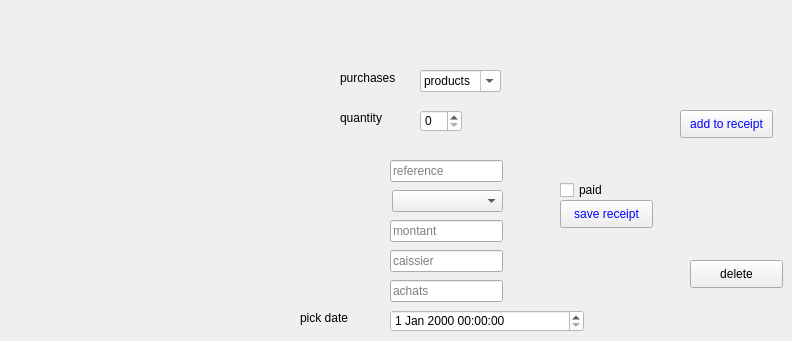
                <widget class="QWidget" name="tab_15">
                 <attribute name="title">
                  <string>new</string>
                 </attribute>
                 <widget class="QLabel" name="label_68">
                  <property name="geometry">
                   <rect>
                    <x>300</x>
                    <y>310</y>
                    <width>81</width>
                    <height>16</height>
                   </rect>
                  </property>
                  <property name="text">
                   <string>pick date</string>
                  </property>
                 </widget>
                 <widget class="QLabel" name="label_69">
                  <property name="geometry">
                   <rect>
                    <x>340</x>
                    <y>70</y>
                    <width>61</width>
                    <height>16</height>
                   </rect>
                  </property>
                  <property name="text">
                   <string>purchases</string>
                  </property>
                 </widget>
                 <widget class="QComboBox" name="achat_list">
                  <property name="geometry">
                   <rect>
                    <x>420</x>
                    <y>70</y>
                    <width>81</width>
                    <height>22</height>
                   </rect>
                  </property>
                  <property name="styleSheet">
                   <string notr="true">background-color: rgb(255, 255, 255);</string>
                  </property>
                  <property name="editable">
                   <bool>true</bool>
                  </property>
                  <property name="currentText">
                   <string>products</string>
                  </property>
                 </widget>
                 <widget class="QCheckBox" name="checkBox">
                  <property name="geometry">
                   <rect>
                    <x>560</x>
                    <y>180</y>
                    <width>83</width>
                    <height>20</height>
                   </rect>
                  </property>
                  <property name="text">
                   <string>paid</string>
                  </property>
                 </widget>
                 <widget class="QPushButton" name="save_receipt">
                  <property name="geometry">
                   <rect>
                    <x>560</x>
                    <y>200</y>
                    <width>93</width>
                    <height>28</height>
                   </rect>
                  </property>
                  <property name="styleSheet">
                   <string notr="true">color: rgb(0, 0, 255);</string>
                  </property>
                  <property name="text">
                   <string>save receipt</string>
                  </property>
                 </widget>
                 <widget class="QDateTimeEdit" name="date_time">
                  <property name="geometry">
                   <rect>
                    <x>390</x>
                    <y>310</y>
                    <width>194</width>
                    <height>22</height>
                   </rect>
                  </property>
                  <property name="styleSheet">
                   <string notr="true">background-color: rgb(255, 255, 255);</string>
                  </property>
                 </widget>
                 <widget class="QSpinBox" name="spinBox">
                  <property name="geometry">
                   <rect>
                    <x>420</x>
                    <y>110</y>
                    <width>42</width>
                    <height>22</height>
                   </rect>
                  </property>
                  <property name="styleSheet">
                   <string notr="true">background-color: rgb(255, 255, 255);</string>
                  </property>
                 </widget>
                 <widget class="QLabel" name="label_70">
                  <property name="geometry">
                   <rect>
                    <x>340</x>
                    <y>110</y>
                    <width>56</width>
                    <height>16</height>
                   </rect>
                  </property>
                  <property name="text">
                   <string>quantity</string>
                  </property>
                 </widget>
                 <widget class="QPushButton" name="ajouter_button">
                  <property name="geometry">
                   <rect>
                    <x>680</x>
                    <y>110</y>
                    <width>93</width>
                    <height>28</height>
                   </rect>
                  </property>
                  <property name="styleSheet">
                   <string notr="true">color: rgb(0, 0, 255);</string>
                  </property>
                  <property name="text">
                   <string>add to receipt</string>
                  </property>
                 </widget>
                 <widget class="QPushButton" name="pb_supprimer">
                  <property name="geometry">
                   <rect>
                    <x>690</x>
                    <y>260</y>
                    <width>93</width>
                    <height>28</height>
                   </rect>
                  </property>
                  <property name="text">
                   <string>delete</string>
                  </property>
                 </widget>
                 <widget class="QLineEdit" name="le_reference">
                  <property name="geometry">
                   <rect>
                    <x>390</x>
                    <y>160</y>
                    <width>113</width>
                    <height>22</height>
                   </rect>
                  </property>
                  <property name="placeholderText">
                   <string>reference</string>
                  </property>
                 </widget>
                 <widget class="QLineEdit" name="le_montant">
                  <property name="geometry">
                   <rect>
                    <x>390</x>
                    <y>220</y>
                    <width>113</width>
                    <height>22</height>
                   </rect>
                  </property>
                  <property name="placeholderText">
                   <string>montant</string>
                  </property>
                 </widget>
                 <widget class="QLineEdit" name="le_caissier">
                  <property name="geometry">
                   <rect>
                    <x>390</x>
                    <y>250</y>
                    <width>113</width>
                    <height>22</height>
                   </rect>
                  </property>
                  <property name="placeholderText">
                   <string>caissier</string>
                  </property>
                 </widget>
                 <widget class="QLineEdit" name="lineEdit_6">
                  <property name="geometry">
                   <rect>
                    <x>390</x>
                    <y>280</y>
                    <width>113</width>
                    <height>22</height>
                   </rect>
                  </property>
                  <property name="placeholderText">
                   <string>achats</string>
                  </property>
                 </widget>
                 <widget class="QComboBox" name="comboBox_23">
                  <property name="geometry">
                   <rect>
                    <x>392</x>
                    <y>190</y>
                    <width>111</width>
                    <height>22</height>
                   </rect>
                  </property>
                 </widget>
                </widget>
